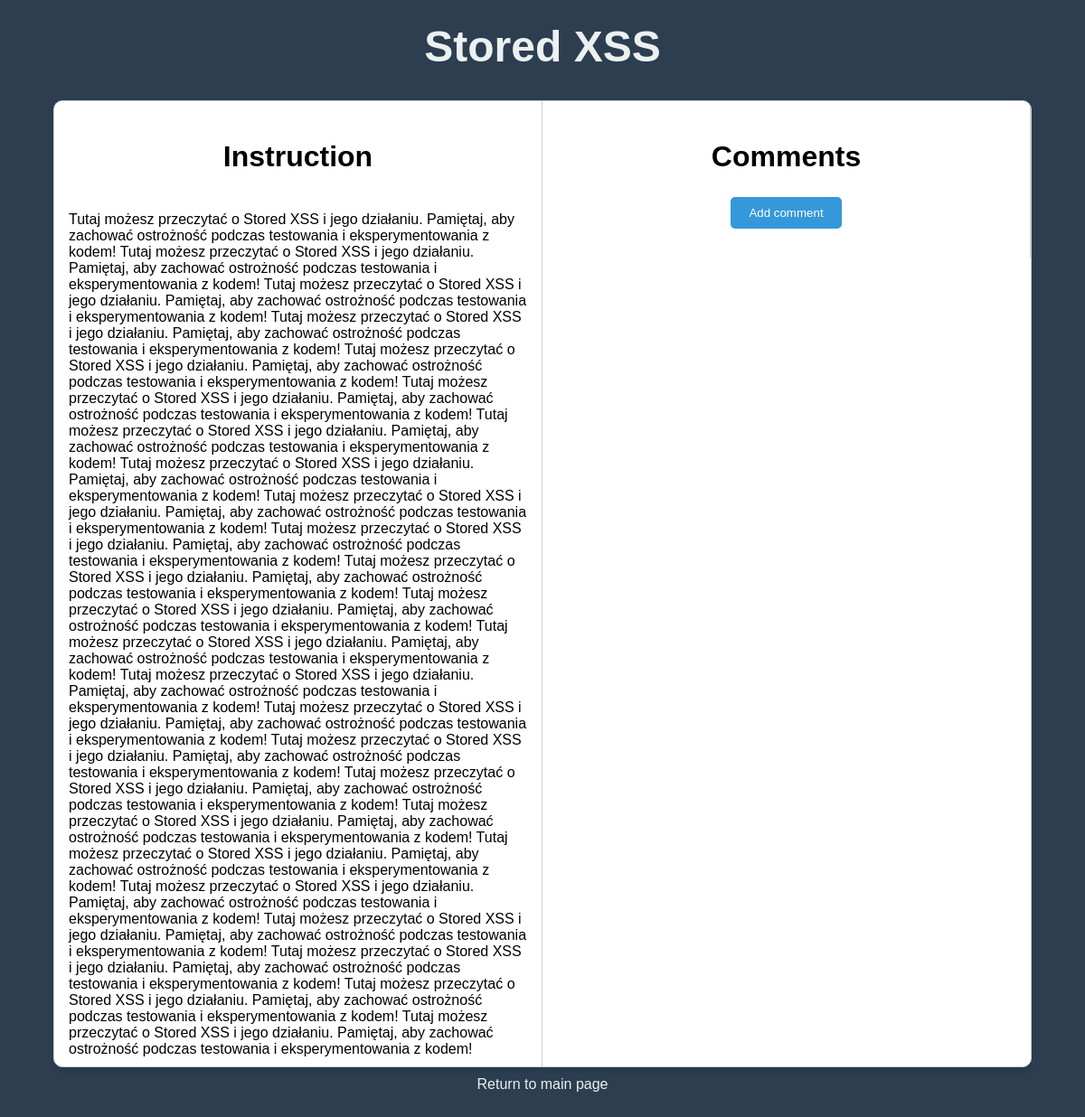
/app/tasks/stored_xss (signed in), run on an earlier commit of the app's database.
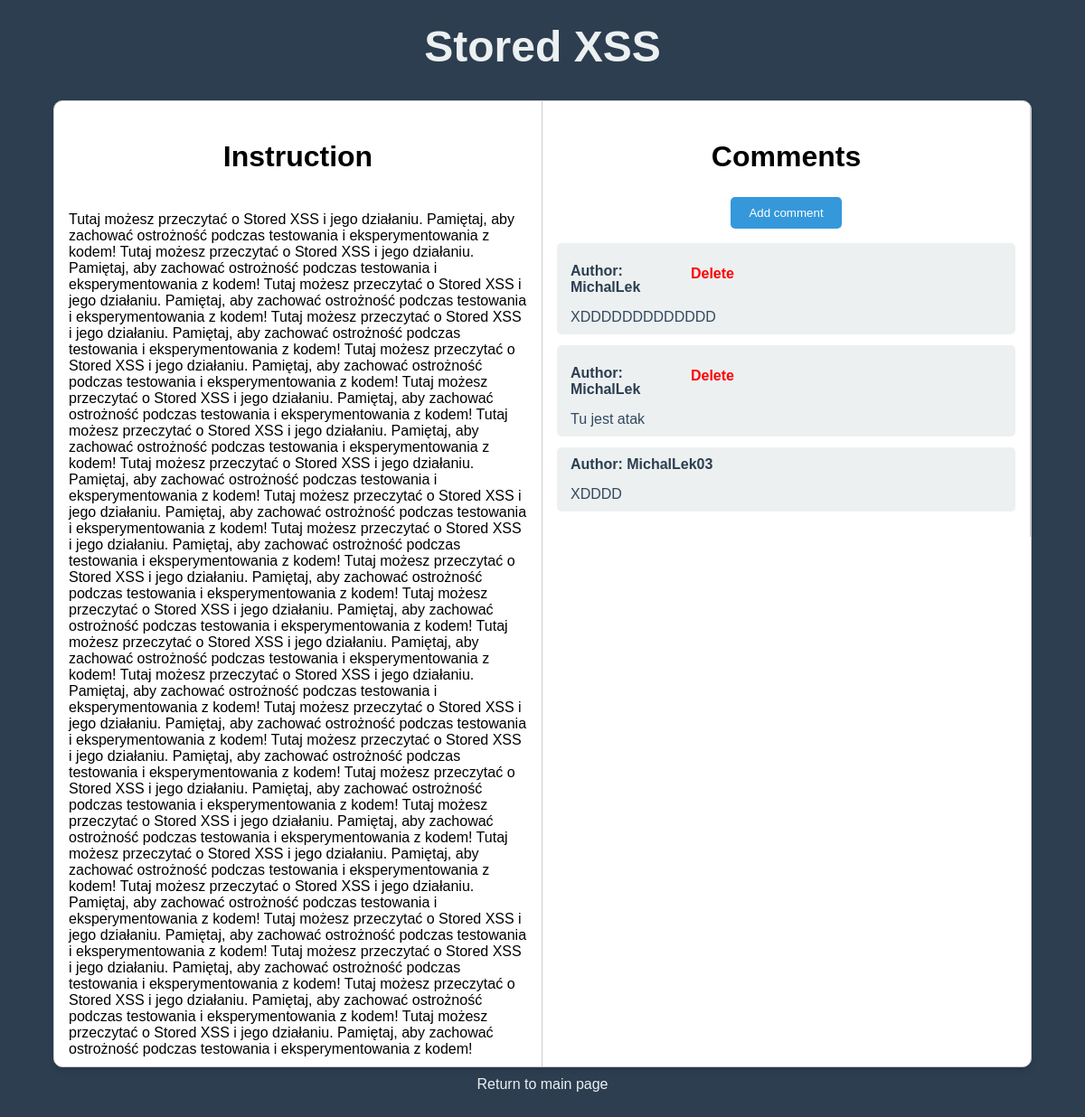
And on a later commit of the database.
### app/models.py (models this page shows)
class Comments(models.Model):
    author = models.ForeignKey(User, on_delete=models.CASCADE)
    title = models.CharField(max_length=255, blank=True)
    content = models.TextField()
    date = models.DateTimeField(blank=True, null=True)

### app/views.py (the view)
# urls.py: path("tasks/stored_xss", views.stored_xss, name="stored_xss"),
@login_required
def stored_xss(request):
    if request.method == "GET":
        comment_form = CommmentForm()
        comments = Comments.objects.select_related("author")
        context = {
            "comment_form": comment_form,
            "comments": comments,
            "logged_user": request.user,
        }
        return render(request, "app/stored_xss.html", context)
    else:
        raise Http404("You can not access this page via GET.")

### app/templates/app/stored_xss.html (shortened to what the changed rows need)
{% load static  %}
<!DOCTYPE html>
<html lang="pl">
<head>
    <link rel="stylesheet" href="{% static 'app/stored.css' %}">
</head>
<body>
    <h1>Stored XSS</h1>
    <div class="container">
        <div class="text-section">
            <h2>Instruction</h2>
        </div>
        <div class="comments-section">
            <h2>Comments</h2>
            {% for comment in comments %}
                <div class="comment">
                    <div class="comment-header">
                        <div class="author">Author: {{comment.author.username}}</div>
                        {% if comment.author.id == logged_user.id %}
                            <form action="{% url 'app:delete_comment' comment.id %}" method="post" style="display: inline-block;">
                                <button type="submit" class="delete-button">Delete</button>
                            </form>
                        {% endif %}
                    </div>
                    {% autoescape off %}
                    <div class="text">{{ comment.content }}</div>
                    {% endautoescape %}
                </div>
            {% endfor %}
        </div>
    </div>
</body>
</html>

What changed in the data, as far as the page shows it:
added Comments: author.username "MichalLek", shows "Delete", content "XDDDDDDDDDDDDD"
added Comments: author.username "MichalLek", shows "Delete", content "Tu jest atak"
added Comments: author.username "MichalLek03", content "XDDDD"
